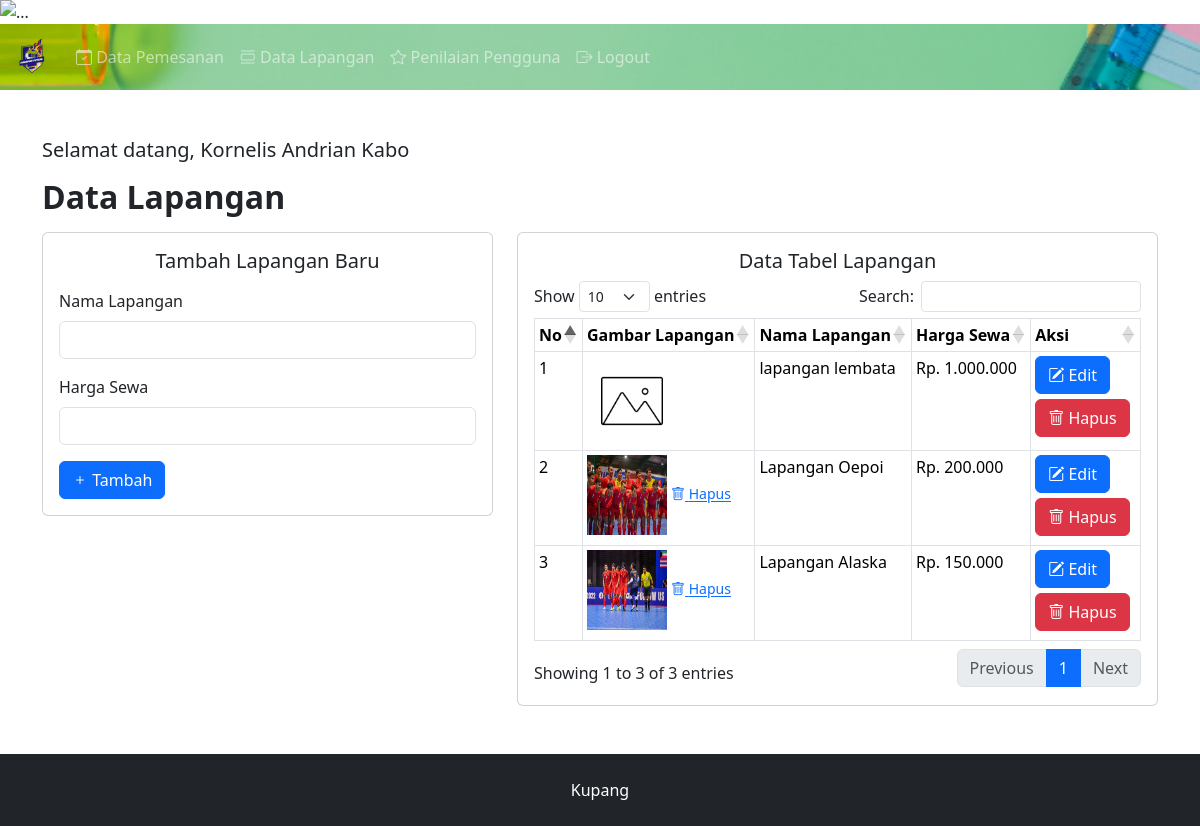
Screenshot of /superadmin/lapangan.php (signed in) with the database file from the repository.
### tables this page shows
CREATE TABLE `superadmin` (
  `idsuperadmin` int(11) NOT NULL,
  `nama` text NOT NULL,
  `email` text NOT NULL,
  `password` text NOT NULL
);

CREATE TABLE `lapangan` (
  `idlapangan` int(11) NOT NULL,
  `namalapangan` text NOT NULL,
  `hargasewa` int(11) NOT NULL,
  `gambarlapangan` text NOT NULL
);

### superadmin/assets/cekdata.php (called while the page is built, shortened)
<?php
function namaadmin($email)
{
    include '../assets/konektor.php';
    $data = mysqli_query($konektor, "select * from superadmin where email like '$email'");
    if (mysqli_num_rows($data) > 0) {
        while ($d = mysqli_fetch_array($data)) {
            $hasil = $d['nama'];
        }
    }
    return $hasil;
}

### superadmin/lapangan.php (the view, shortened to what this page needs)
<?php
include '../assets/konektor.php';
include 'assets/cekdata.php';
?>
<!DOCTYPE html>
<html lang="en">
<head>
    <?php include 'assets/cdn.php'; ?>
</head>
<body>
    <?php include 'assets/banner.php'; ?>
    <?php include 'assets/navbar.php'; ?>
    <div class="container mt-5">
        <p>
        <h5>Selamat datang, <?php echo namaadmin($_SESSION['username']); ?></h5>
        </p>
        <p>
        <h2><strong>Data Lapangan</strong></h2>
        </p>
        <div class="row">
            <div class="col-md-5">
                <div class="card">
                    <div class="card-body">
                        <h5 class="card-title text-center">Tambah Lapangan Baru</h5>
                        <form action="insertlapangan.php" method="POST">
                            <div class="mb-3">
                                <label for="namalapangan" class="form-label">Nama Lapangan</label>
                                <input type="text" name="namalapangan" class="form-control" id="namalapangan" required>
                            </div>
                            <div class="mb-3">
                                <label for="hargasewa" class="form-label">Harga Sewa</label>
                                <input type="text" name="hargasewa" class="form-control" id="hargasewa" required>
                            </div>
                            <button type="submit" class="btn btn-primary">
                                <i class="bi bi-plus"></i> Tambah
                            </button>
                        </form>
                    </div>
                </div>
            </div>
            <div class="col-md-7">
                <div class="card">
                    <div class="card-body">
                        <h5 class="card-title text-center">Data Tabel Lapangan</h5>
                        <table width="100%" class="table table-sm table-hover table-bordered">
                            <thead>
                                <tr>
                                    <th>No</th>
                                    <th>Gambar Lapangan</th>
                                    <th>Nama Lapangan</th>
                                    <th>Harga Sewa</th>
                                    <th>Aksi</th>
                                </tr>
                            </thead>
                            <tbody>
                                <?php
                                $no = 1;
                                $data = mysqli_query($konektor, "SELECT * FROM lapangan order by idlapangan desc");
                                while ($d = mysqli_fetch_array($data)) {
                                ?>
                                <tr>
                                    <td><?php echo $no++; ?></td>
                                    <td>
                                        <?php
                                            $file = $d['idlapangan'];
                                            if (file_exists("../assets/fotoprofil/$file.jpg")) {
                                            ?><a target="_blank"
                                            href="../assets/fotoprofil/<?php echo $d['idlapangan']; ?>.jpg"><img
                                                src="../assets/fotoprofil/<?php echo $d['idlapangan']; ?>.jpg"
                                                width="80" height="80" /></a>
                                        <small><a
                                                onclick="return confirm('Apakah Anda yakin ingin menghapus foto ini?')"
                                                href="hapusgambar.php?idlapangan=<?php echo $d['idlapangan']; ?>">
                                                <i class="bi bi-trash"></i> Hapus</a></small>
                                        <?php
                                            } else { ?>
                                        <a href="#" data-bs-toggle="modal" data-bs-target="#myModalIMG"> <img
                                                src="../assets/images/blank.png" width="90" height="90" /></a>
                                        <?php
                                            }
                                            ?>
                                    </td>
                                    <td><?php echo $d['namalapangan']; ?></td>
                                    <td>Rp. <?php echo number_format($d['hargasewa'], 0, ',', '.'); ?></td>
                                    <td>
                                        <a href="#" class="btn btn-primary" data-bs-toggle="modal"
                                            data-bs-target="#myModal<?php echo $d['idlapangan']; ?>">
                                            <i class="bi bi-pencil-square"></i> Edit
                                        </a>
                                        <a href="deletelapangan.php?idlapangan=<?php echo $d['idlapangan']; ?>"
                                            class="btn btn-danger"
                                            onclick="return confirm('Apakah Anda yakin ingin menghapus Lapangan ini?')">
                                            <i class="bi bi-trash"></i> Hapus
                                        </a>
                                    </td>
                                </tr>
                                <?php } ?>
                            </tbody>
                        </table>
                    </div>
                </div>
            </div>
        </div>
    </div>
</body>
<div class="mt-5 p-4 bg-dark text-white text-center">
    Kupang
</div>
</html>
<?php
include 'assets/emstable.php';
?>

### superadmin/assets/emstable.php (style rules this page uses)
th { white-space: nowrap; }
th::after, th::before { right: 5px !important; }
td .btn { margin-bottom: 5px; }

### rows the page displays
superadmin: nama "Kornelis Andrian Kabo"
lapangan: namalapangan "lapangan lembata", hargasewa "1.000.000"
lapangan: shows a picture, namalapangan "Lapangan Oepoi", hargasewa "200.000"
lapangan: shows a picture, namalapangan "Lapangan Alaska", hargasewa "150.000"
